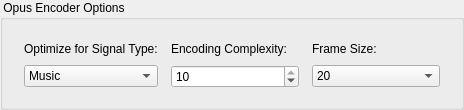
                 <widget class="QGroupBox" name="groupBox_16">
                  <property name="font">
                   <font>
                    <weight>50</weight>
                    <bold>false</bold>
                   </font>
                  </property>
                  <property name="title">
                   <string> Opus Encoder Options </string>
                  </property>
                  <layout class="QGridLayout" name="gridLayout_40">
                   <item row="2" column="0">
                    <layout class="QGridLayout" name="gridLayout_39">
                     <item row="1" column="0">
                      <spacer name="horizontalSpacer_56">
                       <property name="orientation">
                        <enum>Qt::Horizontal</enum>
                       </property>
                       <property name="sizeType">
                        <enum>QSizePolicy::Fixed</enum>
                       </property>
                       <property name="sizeHint" stdset="0">
                        <size>
                         <width>10</width>
                         <height>20</height>
                        </size>
                       </property>
                      </spacer>
                     </item>
                     <item row="1" column="6" rowspan="2">
                      <spacer name="horizontalSpacer_57">
                       <property name="orientation">
                        <enum>Qt::Horizontal</enum>
                       </property>
                       <property name="sizeType">
                        <enum>QSizePolicy::Fixed</enum>
                       </property>
                       <property name="sizeHint" stdset="0">
                        <size>
                         <width>10</width>
                         <height>20</height>
                        </size>
                       </property>
                      </spacer>
                     </item>
                     <item row="1" column="1">
                      <widget class="QLabel" name="label_20">
                       <property name="text">
                        <string>Optimize for Signal Type:</string>
                       </property>
                      </widget>
                     </item>
                     <item row="0" column="1" colspan="5">
                      <spacer name="verticalSpacer_33">
                       <property name="orientation">
                        <enum>Qt::Vertical</enum>
                       </property>
                       <property name="sizeType">
                        <enum>QSizePolicy::Fixed</enum>
                       </property>
                       <property name="sizeHint" stdset="0">
                        <size>
                         <width>20</width>
                         <height>8</height>
                        </size>
                       </property>
                      </spacer>
                     </item>
                     <item row="3" column="1" colspan="5">
                      <spacer name="verticalSpacer_34">
                       <property name="orientation">
                        <enum>Qt::Vertical</enum>
                       </property>
                       <property name="sizeType">
                        <enum>QSizePolicy::Fixed</enum>
                       </property>
                       <property name="sizeHint" stdset="0">
                        <size>
                         <width>20</width>
                         <height>8</height>
                        </size>
                       </property>
                      </spacer>
                     </item>
                     <item row="1" column="4" rowspan="2">
                      <spacer name="horizontalSpacer_58">
                       <property name="orientation">
                        <enum>Qt::Horizontal</enum>
                       </property>
                       <property name="sizeHint" stdset="0">
                        <size>
                         <width>1</width>
                         <height>20</height>
                        </size>
                       </property>
                      </spacer>
                     </item>
                     <item row="1" column="2" rowspan="2">
                      <spacer name="horizontalSpacer_59">
                       <property name="orientation">
                        <enum>Qt::Horizontal</enum>
                       </property>
                       <property name="sizeHint" stdset="0">
                        <size>
                         <width>1</width>
                         <height>20</height>
                        </size>
                       </property>
                      </spacer>
                     </item>
                     <item row="1" column="3">
                      <widget class="QLabel" name="label_21">
                       <property name="text">
                        <string>Encoding Complexity:</string>
                       </property>
                      </widget>
                     </item>
                     <item row="2" column="1">
                      <widget class="QComboBox" name="comboBoxOpusOptimize">
                       <property name="sizePolicy">
                        <sizepolicy hsizetype="Expanding" vsizetype="Fixed">
                         <horstretch>0</horstretch>
                         <verstretch>0</verstretch>
                        </sizepolicy>
                       </property>
                       <property name="minimumSize">
                        <size>
                         <width>128</width>
                         <height>0</height>
                        </size>
                       </property>
                       <property name="currentIndex">
                        <number>0</number>
                       </property>
                       <item>
                        <property name="text">
                         <string>Music</string>
                        </property>
                       </item>
                       <item>
                        <property name="text">
                         <string>Speech</string>
                        </property>
                       </item>
                       <item>
                        <property name="text">
                         <string>(Undefined)</string>
                        </property>
                       </item>
                      </widget>
                     </item>
                     <item row="2" column="3">
                      <widget class="QSpinBox" name="spinBoxOpusComplexity">
                       <property name="sizePolicy">
                        <sizepolicy hsizetype="Expanding" vsizetype="Fixed">
                         <horstretch>0</horstretch>
                         <verstretch>0</verstretch>
                        </sizepolicy>
                       </property>
                       <property name="minimumSize">
                        <size>
                         <width>128</width>
                         <height>0</height>
                        </size>
                       </property>
                       <property name="maximum">
                        <number>10</number>
                       </property>
                       <property name="value">
                        <number>10</number>
                       </property>
                      </widget>
                     </item>
                     <item row="1" column="5">
                      <widget class="QLabel" name="label_22">
                       <property name="text">
                        <string>Frame Size:</string>
                       </property>
                      </widget>
                     </item>
                     <item row="2" column="5">
                      <widget class="QComboBox" name="comboBoxOpusFramesize">
                       <property name="sizePolicy">
                        <sizepolicy hsizetype="Expanding" vsizetype="Fixed">
                         <horstretch>0</horstretch>
                         <verstretch>0</verstretch>
                        </sizepolicy>
                       </property>
                       <property name="minimumSize">
                        <size>
                         <width>128</width>
                         <height>0</height>
                        </size>
                       </property>
                       <property name="currentIndex">
                        <number>3</number>
                       </property>
                       <item>
                        <property name="text">
                         <string>2.5</string>
                        </property>
                       </item>
                       <item>
                        <property name="text">
                         <string>5</string>
                        </property>
                       </item>
                       <item>
                        <property name="text">
                         <string>10</string>
                        </property>
                       </item>
                       <item>
                        <property name="text">
                         <string>20</string>
                        </property>
                       </item>
                       <item>
                        <property name="text">
                         <string>40</string>
                        </property>
                       </item>
                       <item>
                        <property name="text">
                         <string>60</string>
                        </property>
                       </item>
                      </widget>
                     </item>
                    </layout>
                   </item>
                  </layout>
                 </widget>
